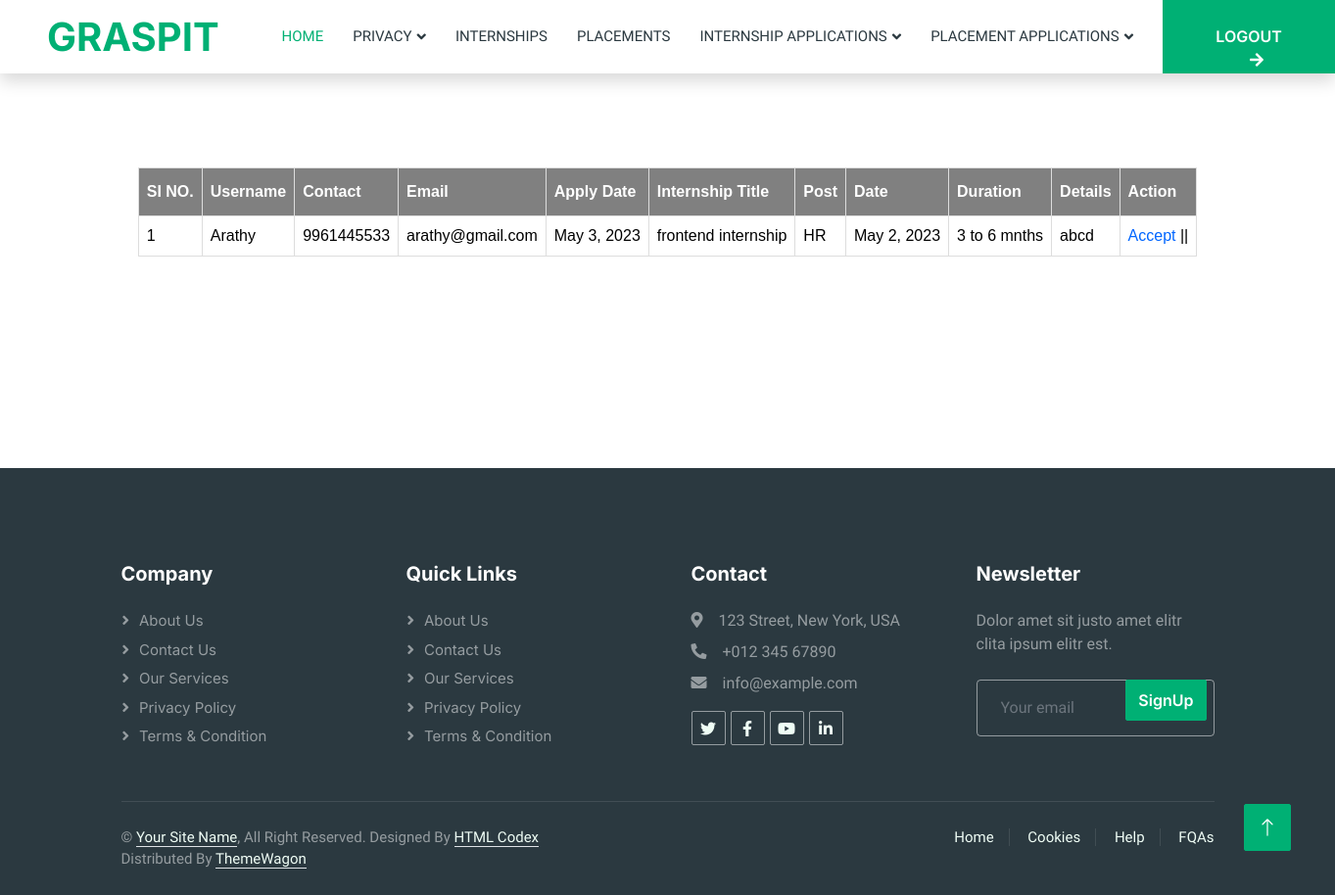
Screenshot of /WCompany/rejectedinternshipapplications/ (signed in) with the database file from the repository.
### User/models.py (models this page shows)
class Internship_Apply(models.Model):
    apply_date=models.DateField(auto_now=True)
    internship=models.ForeignKey(tbl_internship,on_delete=models.SET_NULL,null=True)
    user=models.ForeignKey(UserRegistration,on_delete=models.SET_NULL,null=True)
    intapply_sts=models.IntegerField(default=0)

### Guest/models.py (models this page shows)
class UserRegistration(models.Model):
    user_name=models.CharField(max_length=100)
    user_contact=models.CharField(max_length=100)
    user_email=models.EmailField(unique=True)
    user_gender=models.CharField(max_length=100)
    user_address=models.TextField(null=True)
    user_course=models.ForeignKey(Course,on_delete=models.SET_NULL,null=True)
    user_photo=models.FileField(upload_to='userdocs/')
    user_proof=models.FileField(upload_to='userdocs/')
    user_password=models.CharField(max_length=100,unique=True)
    place=models.ForeignKey(Place,on_delete=models.CASCADE)
    user_doj=models.DateField(auto_now=True)
    user_graduation=models.CharField(max_length=50)
    user_vsts=models.IntegerField(default=0)

### Company/models.py (models this page shows)
class tbl_internship(models.Model):
    int_title=models.CharField(max_length=50)
    int_post=models.CharField(max_length=50)
    int_date=models.DateField(auto_now=True)
    int_duration=models.CharField(max_length=50)
    int_details=models.TextField(null=True)
    int_stipend=models.IntegerField(default=0)
    company=models.ForeignKey(CompanyRegistration,on_delete=models.SET_NULL,null=True)

### Company/views.py (the view)
# urls.py: path('rejectedinternshipapplications/',views.rejectedintapps,name="RejectedInternshipApplications"),
def rejectedintapps(request):
    if 'cid' in request.session:
        cmpny=CompanyRegistration.objects.get(id=request.session['cid'])
        intapplctns=Internship_Apply.objects.filter(internship__company=cmpny,intapply_sts=2)
        return render(request,"Company/RejectedInternship.html",{'IntApplctn':intapplctns})
    else:
        return redirect('webguest:Home')

### Company/Templates/Company/RejectedInternship.html (shortened to what this page needs)
{% extends 'Company/Head.html' %}
{% load static %}
{% block content %}
<!DOCTYPE html>
<html lang="en">
<head>
</head>
<body>
<br><br><br><br>
<div id="tab" align="center">
    <table align="center" border="1">
        <tr>
            <th>SI NO.</th>
            <th>Username</th>
            <th>Contact</th>
            <th>Email</th>
            <th>Apply Date</th>
            <th>Internship Title</th>
            <th>Post</th>
            <th>Date</th>
            <th>Duration</th>
            <th>Details</th>
            <th>Action</th>
        </tr>
        {% for i in IntApplctn %}
        <tr>
            <td>{{ forloop.counter }}</td>
            <td>{{i.user.user_name}}</td>
            <td>{{i.user.user_contact}}</td>
            <td>{{i.user.user_email}}</td>
            <td>{{i.apply_date}}</td>
            <td>{{i.internship.int_title}}</td>
            <td>{{i.internship.int_post}}</td>
            <td>{{i.internship.int_date}}</td>
            <td>{{i.internship.int_duration}}</td>
            <td>{{i.internship.int_details}}</td>
            <td><a href="{% url 'webcompany:accept_internship' i.id %}">Accept</a> ||
            </td>
        </tr>
        {% endfor %}
    </table>
</div>
</body>
</html>
<br><br><br><br><br><br><br>
{% endblock content %}

### Guest/static/Main/css/style.css (style rules this page uses)
:root { --primary: #00B074; --secondary: #2B9BFF; --light: #EFFDF5; --dark: #2B3940; }

### Guest/static/form.css (style rules this page uses)
#tab { font-family: "Trebuchet MS", Arial, Helvetica, sans-serif; border-collapse: collapse; width: 100%; }
#tab td, #tab th { border: 1px solid #ddd; padding: 8px; color: black; }
#tab a { color:#06F; }
#tab th { padding-top: 12px; padding-bottom: 12px; text-align: left; background-color: gray; color: white; }

### rows the page displays
Internship_Apply: user.user_name "Arathy", user.user_contact "9961445533", user.user_email "arathy@gmail.com", apply_date "May 3, 2023", internship.int_title "frontend internship", internship.int_post "HR", internship.int_date "May 2, 2023", internship.int_duration "3 to 6 mnths", internship.int_details "abcd"
